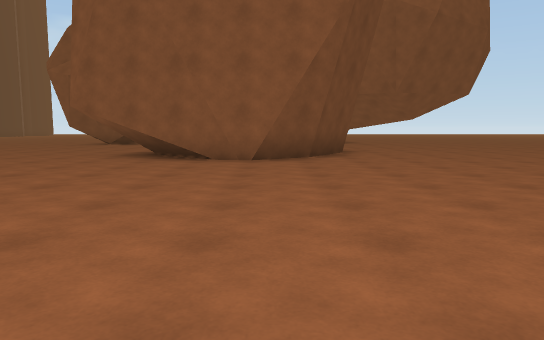
[1] (above)

24 first-person views from a walk through a 3-D level made in the Unity game engine. The camera is 1.2 m above the floor, tilts 6° down and sees 70° across. The floor is counted in squares, 2 m on a side. Each view is taken from the middle of a square. On the plan, view 1 faces up. The plan holds only what a view shows up to about 11 squares ahead; the rest is blank. The place goes on beyond the plan. The player character is not drawn.

[2]
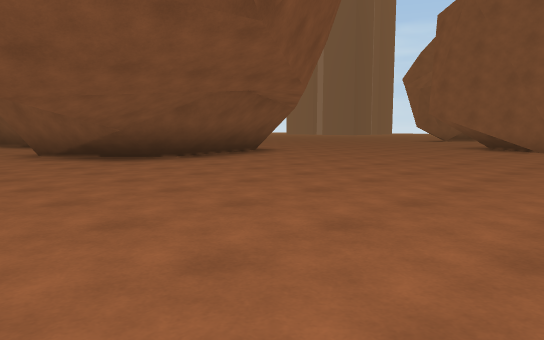

[3]
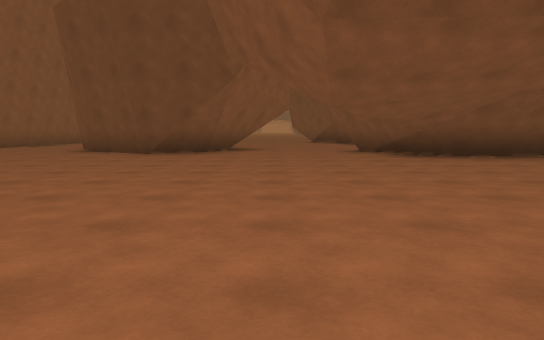

[4]
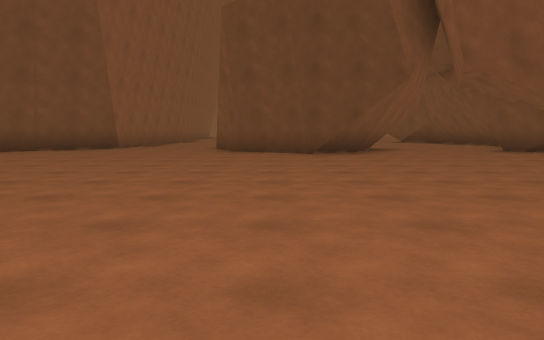

[5]
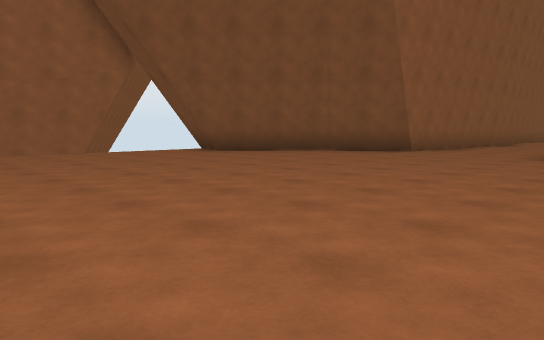

[6]
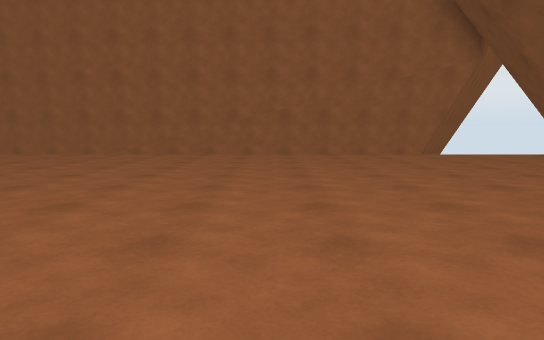

[7]
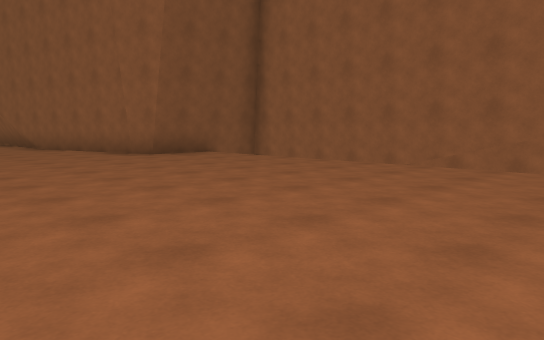

[8]
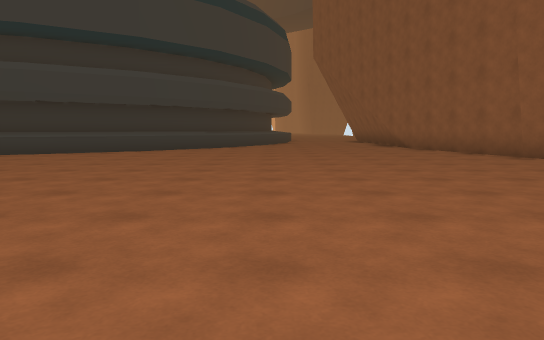

[9]
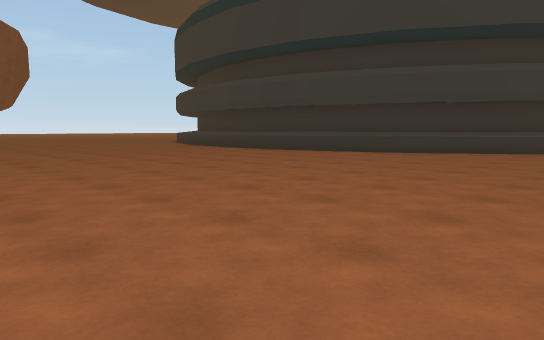

[10]
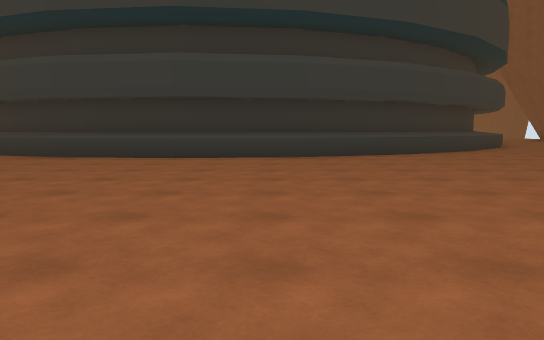

[11]
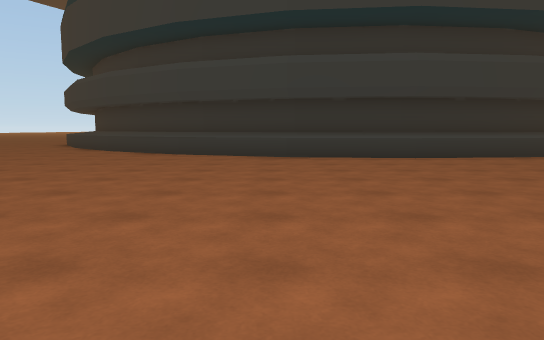

[12]
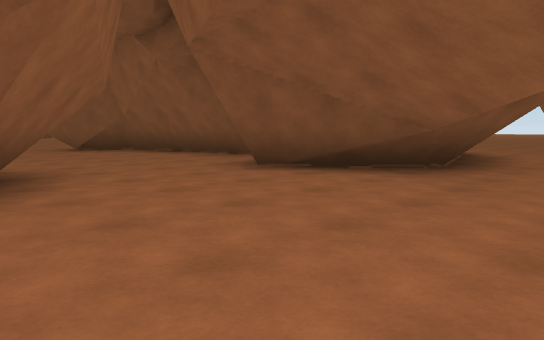

[13]
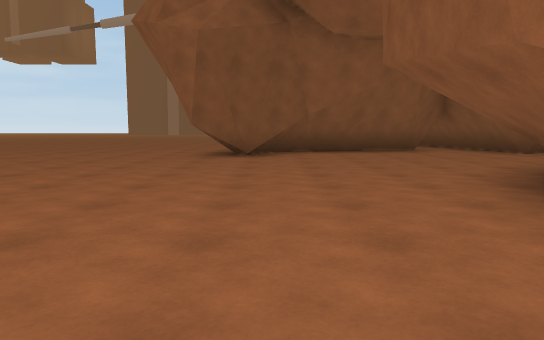

[14]
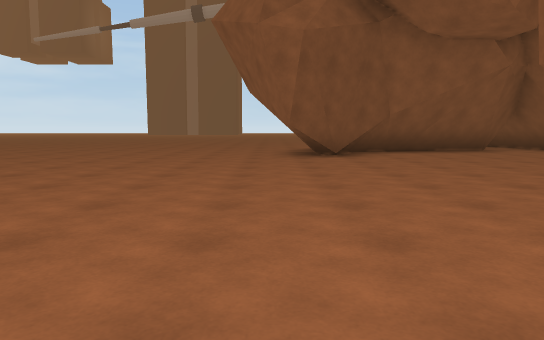

[15]
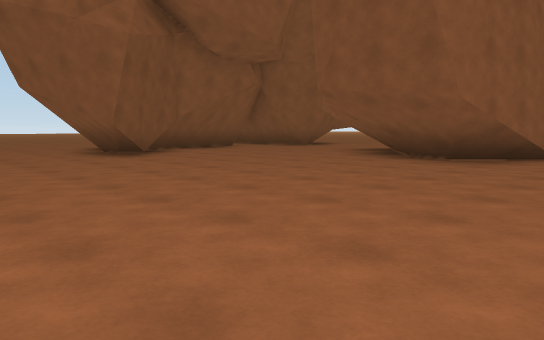

[16]
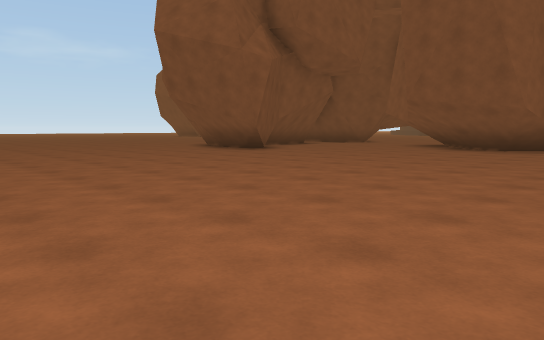

[17]
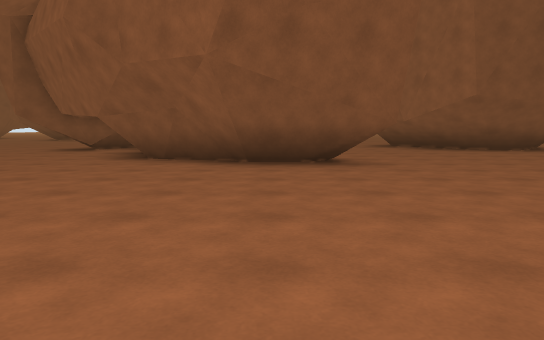

[18]
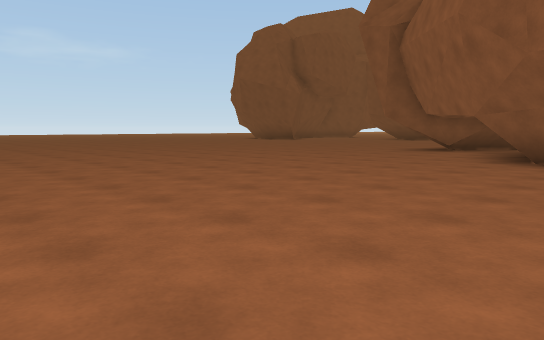

[19]
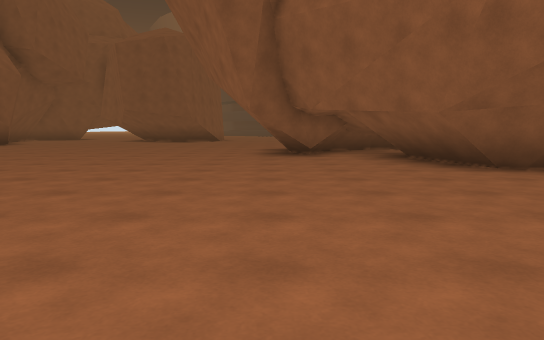

[20]
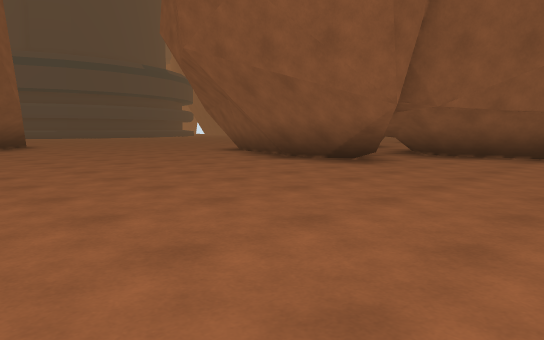

[21]
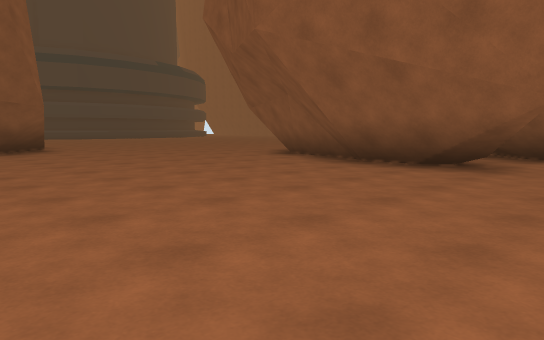

[22]
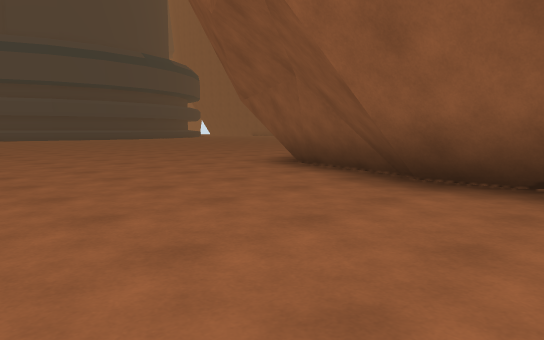

[23]
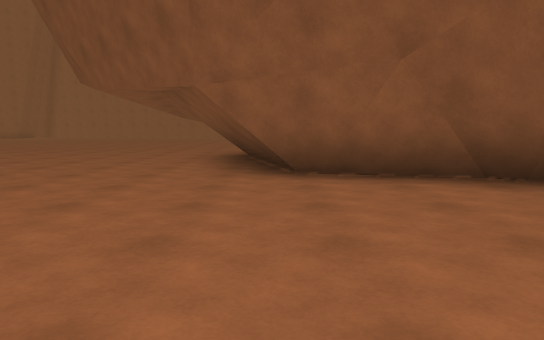

[24]
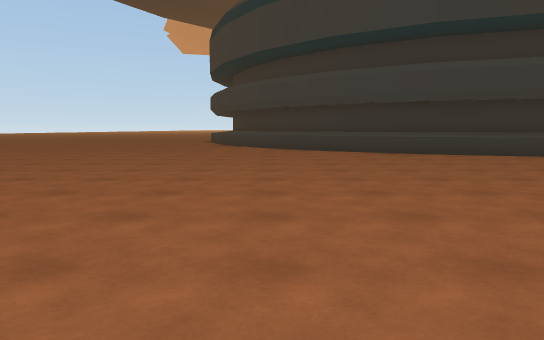

### Floor plan
Key: @ floor where view 1 was taken; # wall or solid block; . floor; = window, fence, low wall or low ledge; ^ raised ledge.
Columns run from 24 left of view 1 to 13 right of it. Each row starts with its distance up from view 1.
 11    ...  .......  ....      ...........
 10    .... .............    ##...........
  9    ..................#   #............
  8   ...................#####...........^
  7   ...................................^
  6   ..................................^#
  5   ..........###....................^^#
  4   ..........######.................^#
  3  .........#####  ##................^#
  2  ........######  ##................^
  1  .......## ####   #.......  ......^^
  0 ........########  #.....@   ......^#
 -1 ........#####..####....... .......^^
 -2  .......##.....##.................=^
 -3  .......#................. ........^#
 -4  ..................................^#
 -5  ............ ###......... ........^^#
 -6  ...........##  #........  .........^#
 -7  ..........##   #....................^
 -8 ...........##  ##....................^
 -9 ...........#####......................
-10 ......................................
-11 ........ .  ..........................
-12              .........................
-13              ##.......................
-14               ##......................
-15                ##.....................
-16                 ##.................###
-17                  ##...............##
-18                    ...............#
-19                    ############   #

Where each view was taken, in squares from view 1:
view 1: 0 up, 0 right, facing up
view 2: 4 down, 1 right, facing up-left
view 3: 4 down, 2 right, facing left
view 4: 8 down, 2 right, facing left
view 5: 8 down, 0 right, facing down-left
view 6: 9 down, 0 right, facing down
view 7: 12 down, 1 right, facing down-right
view 8: 11 down, 2 right, facing right
view 9: 10 down, 2 right, facing up-right
view 10: 2 down, 2 right, facing right
view 11: 3 up, 2 right, facing right
view 12: 6 down, 4 left, facing up-left
view 13: 11 down, 15 left, facing up
view 14: 11 down, 17 left, facing up
view 15: 11 down, 20 left, facing up-right
view 16: 11 down, 24 left, facing up-right
view 17: 1 down, 23 left, facing right
view 18: 0 up, 23 left, facing up-right
view 19: 5 up, 21 left, facing right
view 20: 11 up, 16 left, facing down-right
view 21: 11 up, 14 left, facing down-right
view 22: 9 up, 12 left, facing down-right
view 23: 9 up, 7 left, facing down
view 24: 9 up, 2 right, facing right
